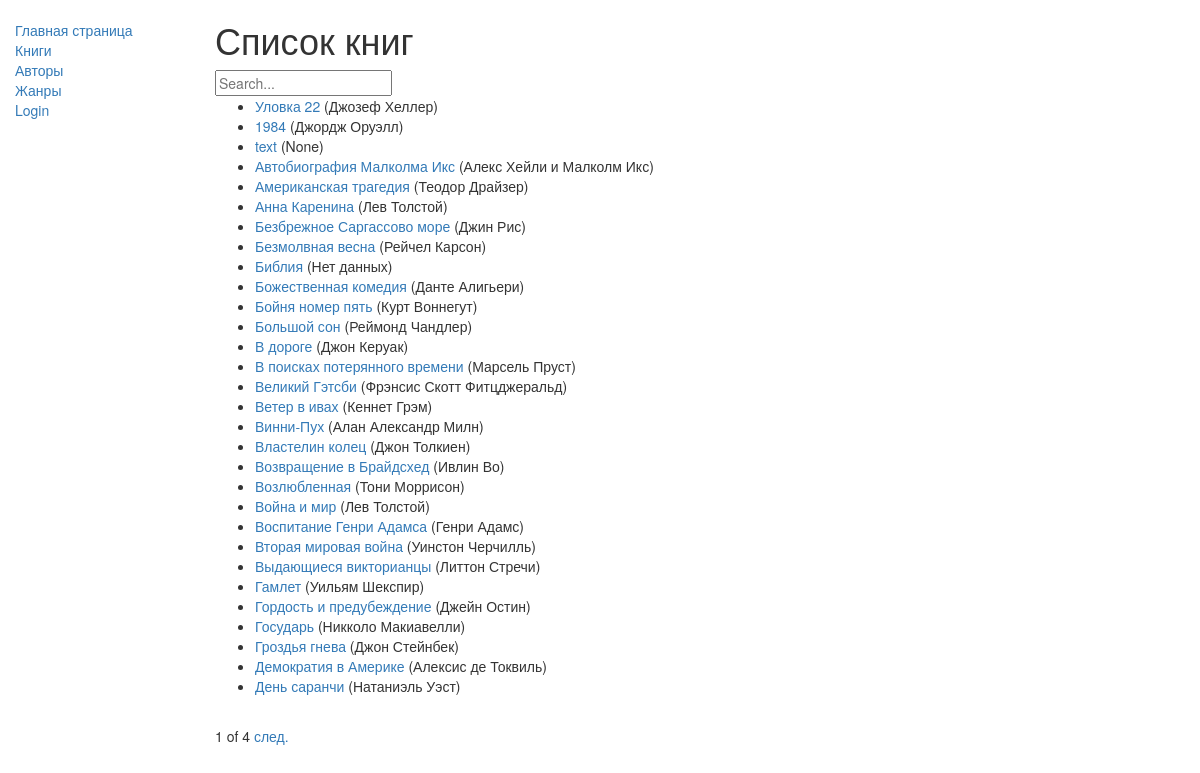
/lib/books/, run on the app's committed database.
### lib/models.py (models this page shows, shortened)
class Book(models.Model):
    id = models.UUIDField(primary_key=True, default=uuid.uuid4,
                          help_text="Unique ID for this book across whole library")
    title = models.CharField(max_length=100)
    description = models.TextField(
        help_text="Brief description of the book", blank=True)
    author = models.ForeignKey(
        'Author', on_delete=models.SET_NULL, null=True)
    publish_year = models.DateField(null=True, blank=True)
    genre = models.ForeignKey(
        'Genre', on_delete=models.SET_NULL, null=True, default='2947d6ee-b0bf-439e-b869-e8bff3415576')
    class Meta:
        ordering = ['title', 'description']
        verbose_name = 'Книга'
        verbose_name_plural = 'Книги'
    def get_absolute_url(self):
        return reverse('book-detail', args=[str(self.id)])

class Author(models.Model):
    id = models.UUIDField(primary_key=True, default=uuid.uuid4,
                          help_text="Unique ID for this author across whole library")
    name = models.CharField(max_length=100)
    birthday = models.DateField(null=True, blank=True)
    info = models.TextField(
        help_text="Brief information for this author", blank=True)
    def __str__(self):
        return self.name
    class Meta:
        verbose_name = 'Автор'
        verbose_name_plural = 'Авторы'

### lib/views.py (the view)
# urls.py: path('books/', views.BookListView.as_view(), name='books'),
class BookListView(generic.ListView):
    model = Book
    paginate_by = paginator
    def get_queryset(self):
        query = self.request.GET.get('q')
        if query:
            return Book.objects.filter(title__icontains=query)
        else:
            return Book.objects.all()

### lib/templates/lib/book_list.html
{% extends "base_generic.html" %}
{% block content %}
<h1>Список книг</h1>
<form method="GET" action="" id="searchform">
    <input class="searchfield" id="searchbox" name="q" type="text" value="{{ request.GET.q }}"
        placeholder="Search..." />
</form>
{% if book_list %}
<ul>
    {% for book in book_list %}
    <li>
        <a href="{{ book.get_absolute_url }}">{{ book.title }}</a> ({{book.author}})
    </li>
    {% endfor %}
</ul>
{% else %}
<p>Нет доступных книг.</p>
{% endif %}
{% endblock %}

### lib/templates/base_generic.html (shortened to what this page needs)
<!DOCTYPE html>
<html lang="en">
<head>
    <link rel="stylesheet" href="https://maxcdn.bootstrapcdn.com/bootstrap/3.3.7/css/bootstrap.min.css">
    {% load static %}
    <link rel="stylesheet" href="{% static 'lib/styles.css' %}">
</head>
<body>
    <div class="container-fluid">
        <div class="row">
            <div class="col-sm-2">
                {% block sidebar %}
                <ul class="sidebar-nav">
                    <li><a href="{% url 'index' %}">Главная страница</a></li>
                    <li><a href="{% url 'books' %}">Книги</a></li>
                    <li><a href="{% url 'authors' %}">Авторы</a></li>
                    <li><a href="{% url 'genres' %}">Жанры</a></li>
                    {% if user.is_authenticated %}
                    <li>Вы: {{ user.get_username }}</li>
                    {% if 'lib.add_book' in user.get_all_permissions %}
                    <li><a href="{% url 'my-given' %}">Выданные книги</a></li>
                    {% else %}
                    <li><a href="{% url 'my-borrowed' %}">Взятые книги</a></li>
                    {% endif %}
                    <li><a href="{% url 'logout'%}?next={{request.path}}">Logout</a></li>
                    {% else %}
                    <li><a href="{% url 'login'%}?next={{request.path}}">Login</a></li>
                    {% endif %}
                </ul>
                {% endblock %}
            </div>
            <div class="col-sm-10 ">
                {% block content %}{% endblock %}
                {% block pagination %}
                {% if is_paginated %}
                <div class="pagination">
                    <span class="page-links">
                        <span class="page-current">
                            {{ page_obj.number }} of {{ page_obj.paginator.num_pages }}
                        </span>
                        {% if page_obj.has_next %}
                        <a href="{{ request.path }}?page={{ page_obj.next_page_number }}">след.</a>
                        {% endif %}
                    </span>
                </div>
                {% endif %}
                {% endblock %}
            </div>
        </div>
    </div>
</body>
</html>

### data on the page
Book: title "Уловка 22", author "Джозеф Хеллер"
Book: title "1984", author "Джордж Оруэлл"
Book: title "text", author "None"
Book: title "Автобиография Малколма Икс", author "Алекс Хейли и Малколм Икс"
Book: title "Американская трагедия", author "Теодор Драйзер"
Book: title "Анна Каренина", author "Лев Толстой"
Book: title "Безбрежное Саргассово море", author "Джин Рис"
Book: title "Безмолвная весна", author "Рейчел Карсон"
Book: title "Библия", author "Нет данных"
Book: title "Божественная комедия", author "Данте Алигьери"
Book: title "Бойня номер пять", author "Курт Воннегут"
Book: title "Большой сон", author "Реймонд Чандлер"
Book: title "В дороге", author "Джон Керуак"
Book: title "В поисках потерянного времени", author "Марсель Пруст"
Book: title "Великий Гэтсби", author "Фрэнсис Скотт Фитцджеральд"
Book: title "Ветер в ивах", author "Кеннет Грэм"
Book: title "Винни-Пух", author "Алан Александр Милн"
Book: title "Властелин колец", author "Джон Толкиен"
Book: title "Возвращение в Брайдсхед", author "Ивлин Во"
Book: title "Возлюбленная", author "Тони Моррисон"
Book: title "Война и мир", author "Лев Толстой"
Book: title "Воспитание Генри Адамса", author "Генри Адамс"
Book: title "Вторая мировая война", author "Уинстон Черчилль"
Book: title "Выдающиеся викторианцы", author "Литтон Стречи"
Book: title "Гамлет", author "Уильям Шекспир"
Book: title "Гордость и предубеждение", author "Джейн Остин"
Book: title "Государь", author "Никколо Макиавелли"
Book: title "Гроздья гнева", author "Джон Стейнбек"
Book: title "Демократия в Америке", author "Алексис де Токвиль"
Book: title "День саранчи", author "Натаниэль Уэст"

### other printed values
{{ page_obj.number }} "1"
{{ page_obj.paginator.num_pages }} "4"
